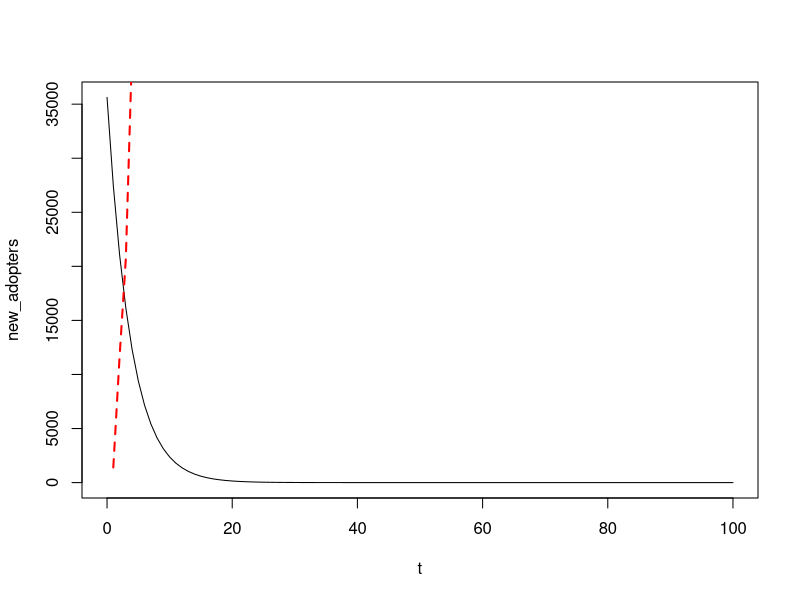

Write the R code that produced this figure.
library(quantmod)
data_iphone=read.table("iphone_sales.txt", header=TRUE)
isales=data_iphone[ ,2]
cum_isales=cumsum(isales)
cum_isales2=cum_isales^2
res=lm(isales~cum_isales+cum_isales2)
print(res)
#coeficient fo cummulative sales
b<-coef(res)
#Fit to bass model
m1=(b[2]+sqrt(b[2]^2-4*b[1]*b[3]))/(2*b[3])
m2=(b[2]-sqrt(b[2]^2-4*b[1]*b[3]))/(2*b[3])
print(c(m1,m2))
m=max(m1,m2)
print(m)
p=b[1]/m
q=-m*b[3]
print(c(p,q))
#Plot the fitted model
nqtrs=100
t=seq(0,nqtrs)
# Bass diffusion function for adoption over time
f_t <- function(t, p, q, m) {
  ((p + q * (cumadopt(t-1, p, q, m) / m)) * (m - cumadopt(t-1, p, q, m)))
}

# Function for cumulative adoption up to time t
cumadopt <- function(t, p, q, m) {
  m * (1 - exp(-(p+q)*t)) / (1 + (q/p)*exp(-(p+q)*t))
}

# New adopters at each time
new_adopters <- sapply(t, function(x) f_t(x, p, q, m))

# Check first few
head(new_adopters)


plot(t,new_adopters,type="l")
n = length(isales)
lines(1:n,isales,col="red",lwd=2,lty=2)
#PEAK SALES TIME POINT (IN QUARTERS)
tstar = 1/(p+q)*log(p/q)
print( tstar )
length(isales)
